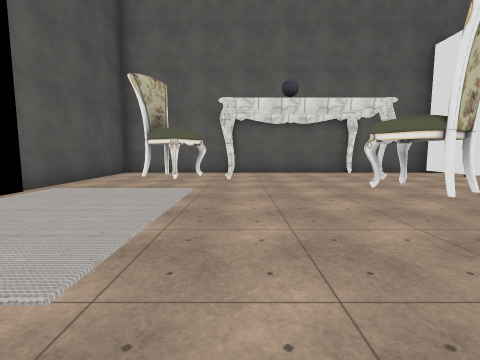
view 1 (above)

19 first-person views from a walk through a Unity game level. The camera is 1.5 m above the floor, tilts 6° down and sees 85° across. The floor is counted in squares, 2 m on a side. Each view is taken from the middle of a square. On the plan, view 1 faces up. The plan holds only what a view shows up to about 9 squares ahead; the rest is blank. Some surface patterns are stand-ins.

view 2
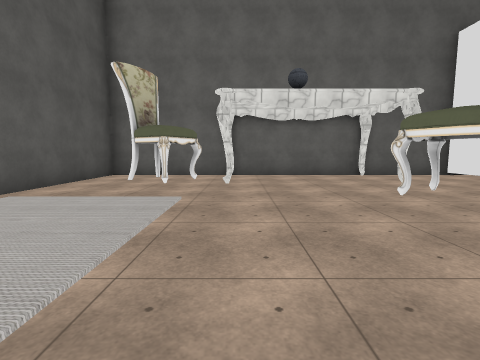

view 3
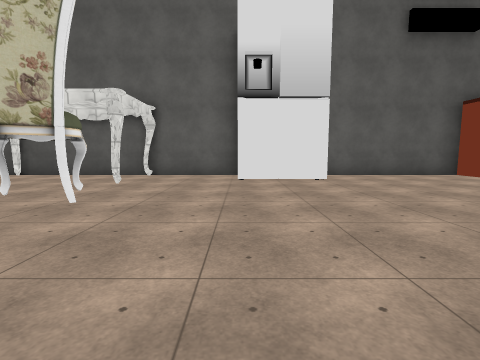

view 4
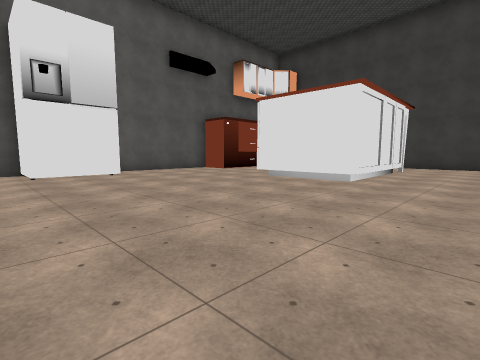

view 5
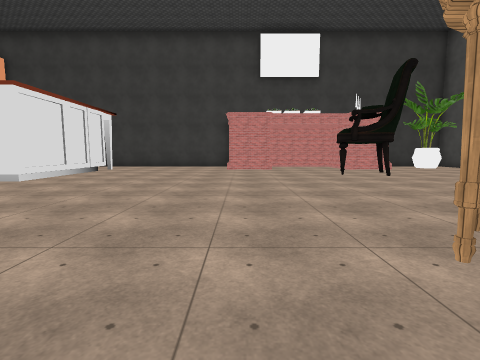

view 6
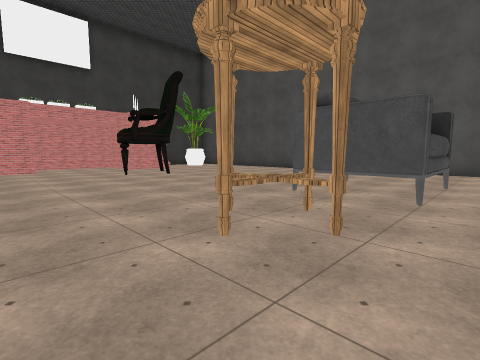

view 7
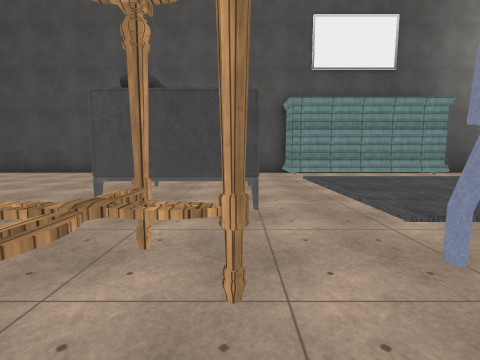

view 8
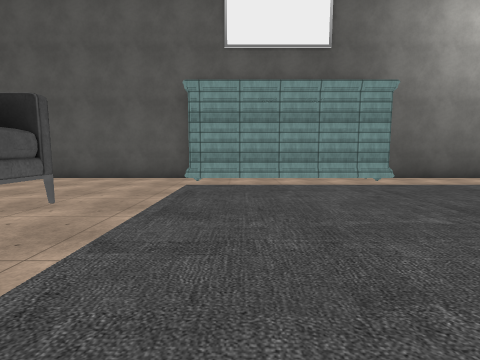

view 9
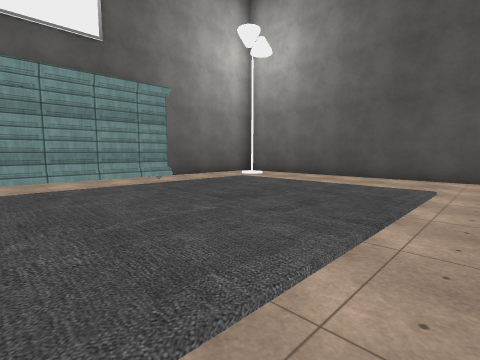

view 10
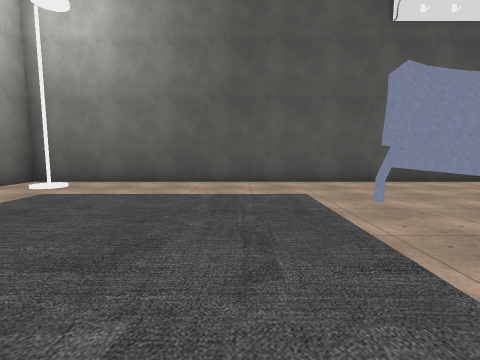

view 11
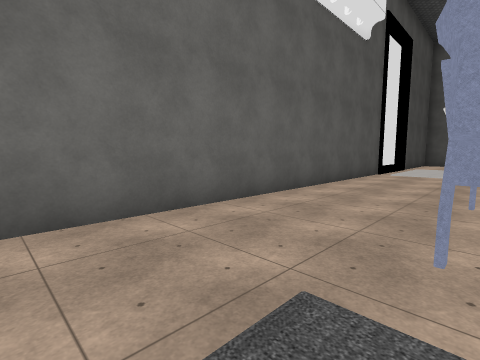

view 12
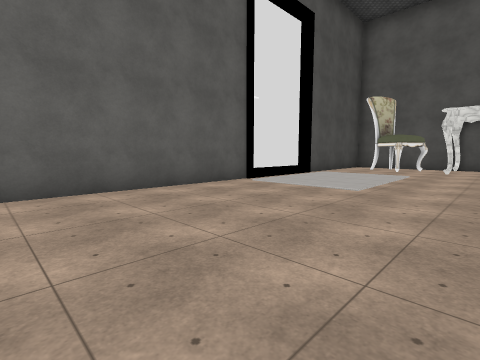

view 13
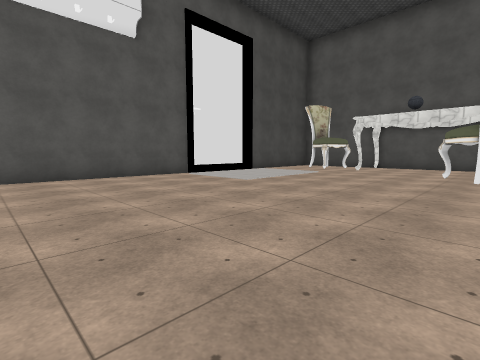

view 14
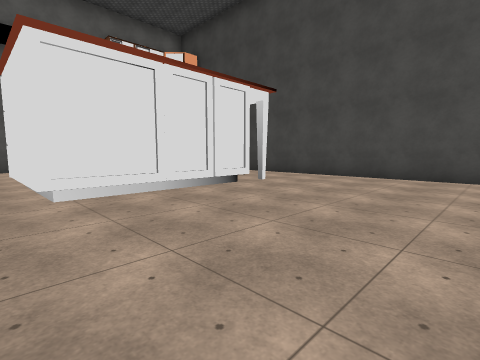

view 15
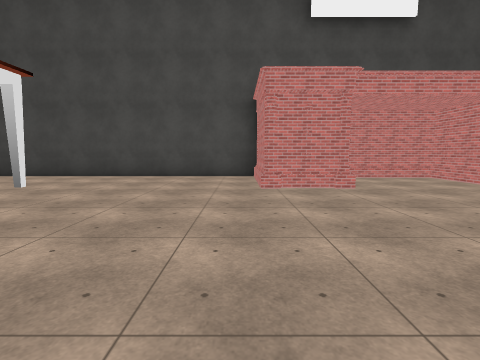

view 16
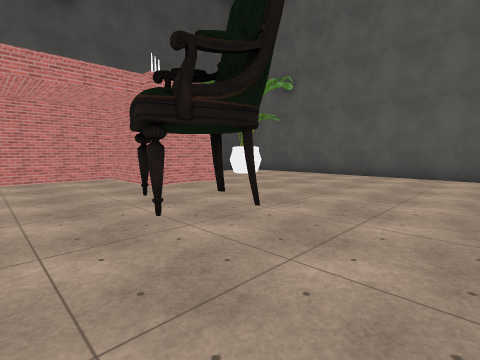

view 17
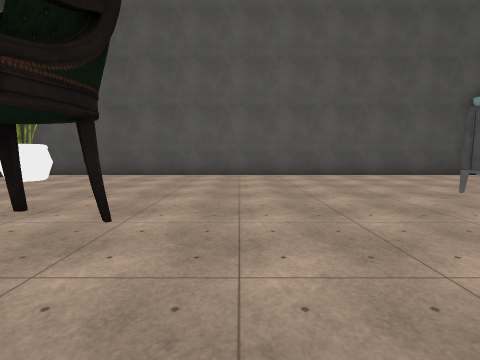

view 18
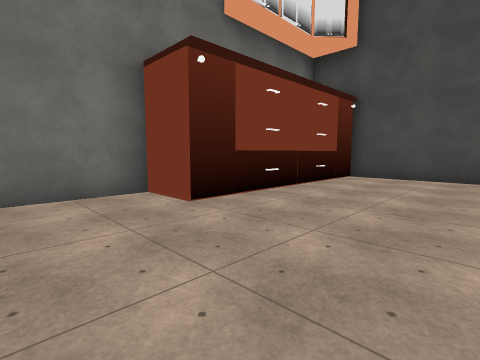

view 19
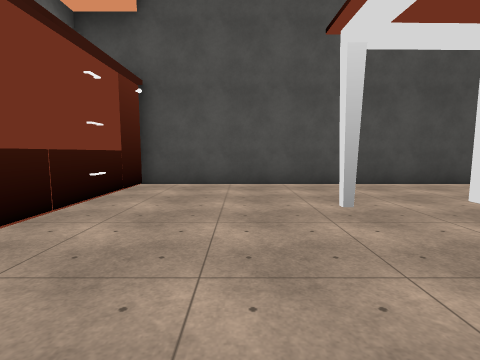

### Floor plan
Key: @ floor where view 1 was taken; # wall or solid block; . floor; O other object.
Columns run from 5 left of view 1 to 21 right of it. Each row starts with its distance up from view 1.
 10 #############  #####
  9 #..O........#  .....OOOOO
  8 #.O.O.......###...........#
  7 #..O.#....................#
  6 #.......OO................#
  5 #.OOO....O........O ......#
  4 #.OOO.............#  ..#..#
  3 #.OOO.............#   #...#
  2 #.OOO..... .......#####...#
  1 #......... ...............#
  0 #....@.... ...............#
 -1 #......... ...............#
 -2 #.........   .............#
 -3 #.........  ..............#
 -4 #......... ............####
 -5 #...#      ............# #
 -6 #...##    #.OO...........#
 -7 #............O...........#
 -8 #....................O...#
 -9 #...........OOO......O.###
-10 #...........OOO........#
-11 #.......................
-12 #........................
-13 #.#.....................#
-14 #....######..............
-15 ######    ###############

Where each view was taken, in squares from view 1:
view 1: 0 up, 0 right, facing up
view 2: 1 up, 0 right, facing up
view 3: 1 up, 7 right, facing up
view 4: 1 down, 6 right, facing up-right
view 5: 4 down, 6 right, facing right
view 6: 4 down, 6 right, facing down-right
view 7: 5 down, 7 right, facing down
view 8: 7 down, 4 right, facing down
view 9: 7 down, 4 right, facing down-left
view 10: 9 down, 3 right, facing left
view 11: 9 down, 1 left, facing up-left
view 12: 4 down, 1 right, facing up-left
view 13: 4 down, 4 right, facing up-left
view 14: 3 down, 12 right, facing up-right
view 15: 3 down, 12 right, facing right
view 16: 6 down, 12 right, facing down-right
view 17: 6 down, 13 right, facing down
view 18: 5 up, 12 right, facing up-right
view 19: 6 up, 14 right, facing right
